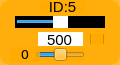
    <widget class="QWidget" name="widget_id5" native="true">
     <property name="geometry">
      <rect>
       <x>720</x>
       <y>570</y>
       <width>120</width>
       <height>65</height>
      </rect>
     </property>
     <property name="maximumSize">
      <size>
       <width>16777161</width>
       <height>16777215</height>
      </size>
     </property>
     <property name="styleSheet">
      <string notr="true">background-color: rgb(255, 170, 0, 200);
border-radius:10px;</string>
     </property>
     <widget class="QLabel" name="label_ID5">
      <property name="geometry">
       <rect>
        <x>40</x>
        <y>1</y>
        <width>45</width>
        <height>12</height>
       </rect>
      </property>
      <property name="minimumSize">
       <size>
        <width>0</width>
        <height>10</height>
       </size>
      </property>
      <property name="font">
       <font>
        <family>Arial</family>
        <pointsize>11</pointsize>
       </font>
      </property>
      <property name="styleSheet">
       <string notr="true">background-color: rgb(255, 255, 255， 0);
border-radius:0px;</string>
      </property>
      <property name="text">
       <string>ID:5</string>
      </property>
      <property name="alignment">
       <set>Qt::AlignCenter</set>
      </property>
     </widget>
     <widget class="QSlider" name="horizontalSlider_pulse_id5">
      <property name="geometry">
       <rect>
        <x>15</x>
        <y>16</y>
        <width>90</width>
        <height>12</height>
       </rect>
      </property>
      <property name="autoFillBackground">
       <bool>false</bool>
      </property>
      <property name="styleSheet">
       <string notr="true">QSlider{
	background: rgb(0, 0, 0);
	border-radius:0px;
}
QSlider::handle {/*设置中间的那个滑动的键*/                           background: rgb(255, 255, 255)}</string>
      </property>
      <property name="minimum">
       <number>0</number>
      </property>
      <property name="maximum">
       <number>1000</number>
      </property>
      <property name="pageStep">
       <number>1</number>
      </property>
      <property name="value">
       <number>500</number>
      </property>
      <property name="orientation">
       <enum>Qt::Horizontal</enum>
      </property>
     </widget>
     <widget class="QSlider" name="horizontalSlider_dev_id5">
      <property name="geometry">
       <rect>
        <x>35</x>
        <y>48</y>
        <width>50</width>
        <height>13</height>
       </rect>
      </property>
      <property name="styleSheet">
       <string notr="true">background-color: rgb(255, 255, 255， 0);</string>
      </property>
      <property name="minimum">
       <number>-125</number>
      </property>
      <property name="maximum">
       <number>125</number>
      </property>
      <property name="pageStep">
       <number>1</number>
      </property>
      <property name="orientation">
       <enum>Qt::Horizontal</enum>
      </property>
     </widget>
     <widget class="QLabel" name="label_id5">
      <property name="geometry">
       <rect>
        <x>10</x>
        <y>47</y>
        <width>30</width>
        <height>15</height>
       </rect>
      </property>
      <property name="minimumSize">
       <size>
        <width>0</width>
        <height>10</height>
       </size>
      </property>
      <property name="font">
       <font>
        <family>DejaVu Sans</family>
        <pointsize>10</pointsize>
       </font>
      </property>
      <property name="styleSheet">
       <string notr="true">background-color: rgb(255, 255, 255， 0);</string>
      </property>
      <property name="text">
       <string>0</string>
      </property>
      <property name="alignment">
       <set>Qt::AlignCenter</set>
      </property>
     </widget>
     <widget class="QLineEdit" name="lineEdit_id5">
      <property name="geometry">
       <rect>
        <x>38</x>
        <y>32</y>
        <width>45</width>
        <height>14</height>
       </rect>
      </property>
      <property name="sizePolicy">
       <sizepolicy hsizetype="Fixed" vsizetype="Fixed">
        <horstretch>0</horstretch>
        <verstretch>0</verstretch>
       </sizepolicy>
      </property>
      <property name="font">
       <font>
        <family>Arial</family>
        <pointsize>11</pointsize>
       </font>
      </property>
      <property name="autoFillBackground">
       <bool>false</bool>
      </property>
      <property name="styleSheet">
       <string notr="true">background-color: rgb(255, 255, 255);
border-radius:0px;</string>
      </property>
      <property name="text">
       <string>500</string>
      </property>
      <property name="maxLength">
       <number>1000</number>
      </property>
      <property name="alignment">
       <set>Qt::AlignCenter</set>
      </property>
      <property name="dragEnabled">
       <bool>false</bool>
      </property>
      <property name="readOnly">
       <bool>false</bool>
      </property>
     </widget>
     <widget class="QCheckBox" name="checkBox_id5">
      <property name="geometry">
       <rect>
        <x>90</x>
        <y>34</y>
        <width>15</width>
        <height>10</height>
       </rect>
      </property>
      <property name="text">
       <string/>
      </property>
     </widget>
    </widget>
